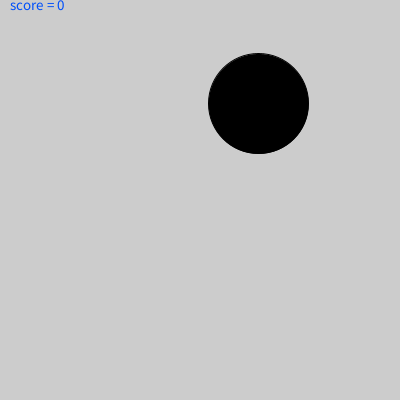
Frame 1 (no input)
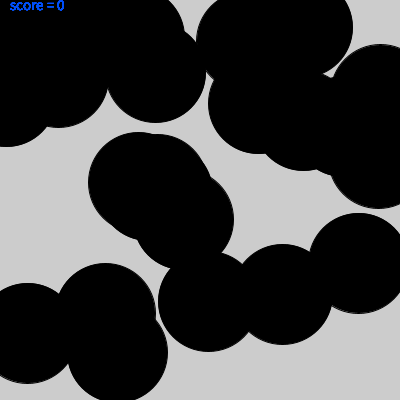
Frame 60 (the mouse pressed at the canvas centre just before this capture)
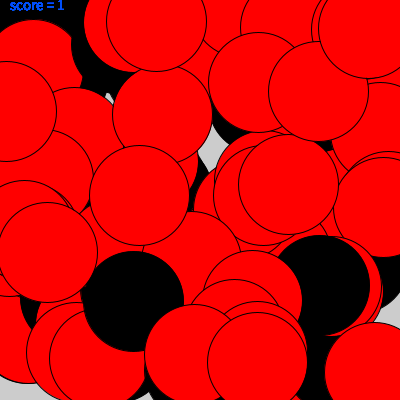
Frame 120 (the mouse held since frame 60 and released just before this capture)

The Processing sketch that drew these frames (run headless with seeded random() and noise(); from frame 60 on, the mouse is pressed at the canvas centre):

// Processing sketch: processing_170731
// ── processing_170731.pde

//declares a variable for the timer
float timer1 = 0;
float timer2 = 0;
float delay1 = 1000/12f;
float delay2 = 10/1f;
float circle = 100; //sets circle variable which is used as the width and height to form a circle 

int score = 0; //sets score 

boolean  clicked = true;


void setup() {
  size(400, 400); //sets screen size
}
 //speed the black circles will be drawn at
void draw() {
  if (millis() > timer1) {
    drawRandomCircles();
    timer1+=delay1; //timer
  }


  fill(0, 79, 250); //color of text 
  textSize(15);
  text("score = " + score, 10, 10); //score board

if (score == 20) { //checks if the score is 20
  noLoop();
  textSize(100);
  text("End Of Game",100, 200); //when score is 20, end of game will print
  
}
else {
  loop();
}

  if (mousePressed == true) {//checking for the action of the mouse being pressed 
    fill(255, 0, 0);
    ellipse(random(0, width), random(0, height), circle, circle); //red circles appear when mouse is pressed
  } else if (keyPressed == true ) {
    background(255);
    score = 0; //restart game
  }
}

void drawRandomCircles() { 
  fill(0);
  ellipse(random(0, width), random(0, height), circle, circle);
}


void mousePressed() {
  if ( clicked = true ) {
    score = score + 1; //when mouse pressed, score increase by 1
    if (millis() > timer2) {             //timer 2
      timer2+=delay2; 
    }
  }
}
